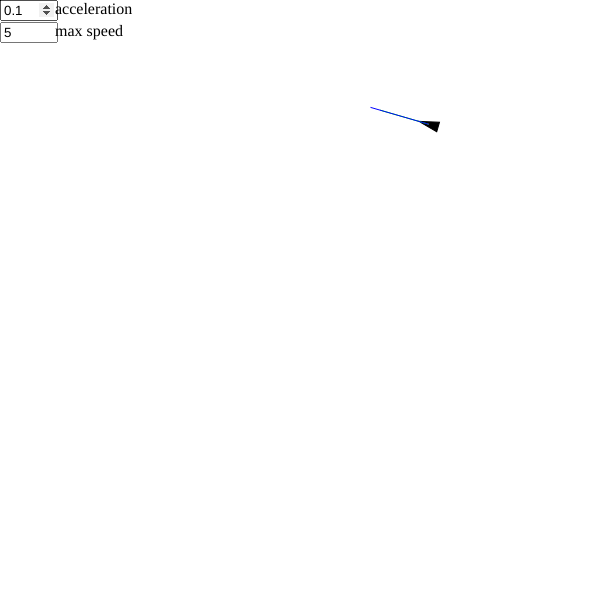
Frame 1 (no input)
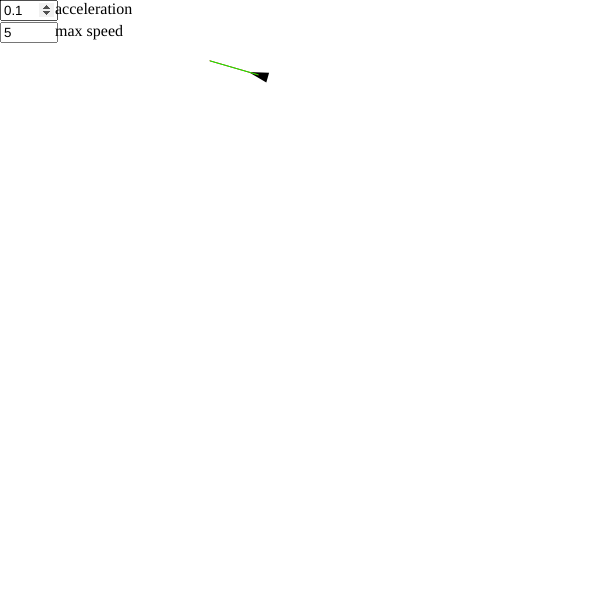
Frame 60 (no input)
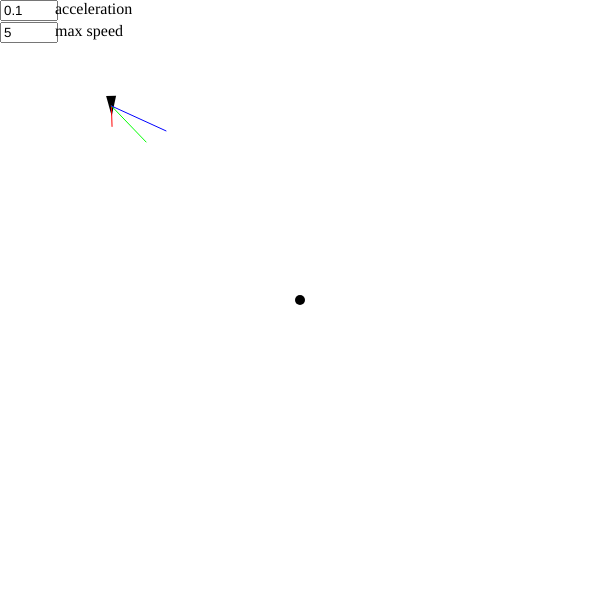
Frame 120 (the mouse pressed at the canvas centre since frame 60)

The p5.js sketch that drew these frames (run headless with seeded random() and noise() and a simulated clock; from frame 60 on, the mouse is pressed at the canvas centre):

// p5.js sketch
// ── sketch.js


function createVehicle() {
  return {
    position: createVector(random(width), random(height)),
    velocity: createVector(),
    acceleration: 0.1,
    maxSpeed: 5
  }
}

let accelField;
let maxSpeedField;

let vehicle;

let fieldY = 0;
function createNumField(label, placeholder, callback) {
  let field = createInput(placeholder, 'number');
  field.position(0, fieldY);
  field.size(50);

  let labelP = createSpan(label);
  labelP.position(55, fieldY);

  fieldY += 22;

  field.input(callback);
  return field;
}

function setup() {
  createCanvas(600, 600);
  vehicle = createVehicle();

  accelField = createNumField('acceleration', vehicle.acceleration, () => vehicle.acceleration = parseFloat(accelField.value()));
  maxSpeedField = createNumField('max speed', vehicle.maxSpeed, () => vehicle.maxSpeed = parseFloat(maxSpeedField.value()));
}

function draw() {
  // Chasing
  let mouse = createVector(mouseX, mouseY);
  let desiredVel = p5.Vector.sub(mouse, vehicle.position);
  desiredVel.setMag(vehicle.maxSpeed);
  let steerVec = p5.Vector.sub(desiredVel, vehicle.velocity);
  steerVec.limit(vehicle.acceleration);

  vehicle.velocity.add(steerVec);
  vehicle.position.add(vehicle.velocity);

  // Borders
  if (vehicle.position.x > width) {
    vehicle.position.x = width;
    vehicle.velocity.x = 0;
  }
  else if (vehicle.position.x < 0) {
    vehicle.position.x = 0;
    vehicle.velocity.x = 0;
  }
  if (vehicle.position.y > height) {
    vehicle.position.y = height;
    vehicle.velocity.y = 0;
  }
  else if (vehicle.position.y < 0) {
    vehicle.position.y = 0;
    vehicle.velocity.y = 0;
  }


  background(255);
  fill(0);

  drawVehicle(vehicle);
  drawVectors(vehicle, desiredVel, steerVec);

  circle(mouse.x, mouse.y, 10);
}

function drawVehicle(vehicle) {
  let angle = Math.atan2(vehicle.velocity.y, vehicle.velocity.x);

  push();
  translate(vehicle.position);
  rotate(angle);
  triangle(-10, -5, -10, 5, 10, 0);
  pop();
}

function drawVectors(vehicle, desiredVel, steerVec) {
  strokeWeight(1);
  let scale = 10;

  let normalizedSteerVec = steerVec.copy();
  normalizedSteerVec.normalize().mult(vehicle.acceleration * 60);

  stroke(255, 0, 0);
  line(
    vehicle.position.x,
    vehicle.position.y,
    vehicle.position.x + vehicle.velocity.x * scale,
    vehicle.position.y + vehicle.velocity.y * scale);

  stroke(0, 255, 0);
  line(vehicle.position.x,
    vehicle.position.y,
    vehicle.position.x + desiredVel.x * scale,
    vehicle.position.y + desiredVel.y * scale);

  if (steerVec.mag() > 0.001) {
    stroke(0, 0, 255);
    line(vehicle.position.x,
      vehicle.position.y,
      vehicle.position.x + normalizedSteerVec.x * scale,
      vehicle.position.y + normalizedSteerVec.y * scale);
  }


  strokeWeight(0);
}
// ── steering.html
<html>
<head>
    <script src="https://cdn.jsdelivr.net/npm/p5@1.11.0/lib/p5.min.js"></script>
    <meta name="canvas-width" content="600">
    <meta name="canvas-height" content="600">
</head>
<body><script src="sketch.js"></script></body>
</html>
